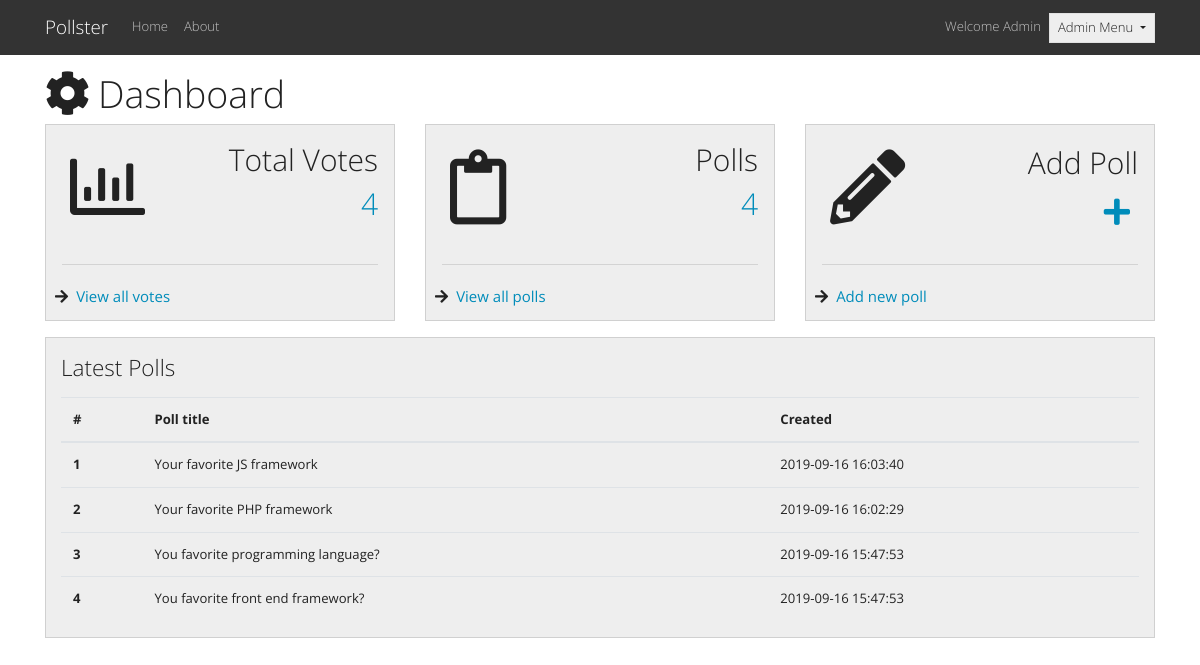
Screenshot of /admins/index (signed in) with the database file from the repository.
### tables this page shows
CREATE TABLE `poll` (
  `id` int(11) NOT NULL,
  `title` varchar(100) NOT NULL,
  `q1` varchar(50) NOT NULL,
  `q2` varchar(50) NOT NULL,
  `q3` varchar(50) NOT NULL,
  `admin_id` int(10) NOT NULL,
  `created_at` datetime NOT NULL DEFAULT CURRENT_TIMESTAMP
);

### app/controllers/Admins.php (called while the page is built, shortened)
<?php
  class Admins extends Controller {
    public function __construct(){
      $this->pollModel = $this->model('Poll');
    }
   public function index(){
      $data = $this->pollModel->getLatestPolls();
      $pollNum = $this->pollModel->getAllPollsCount();
      $totalVotes = $this->pollModel->getTotalVotesCount();
      $data = [
        'data' => $data,
        'pollNum' => $pollNum,
        'totalVotes' => $totalVotes
      ];
      $this->view('admins/index', $data);
    }
  }

### app/libraries/Core.php (called while the page is built, shortened)
<?php
  class Core {
    protected $currentMethod = 'index';
    public function __construct(){
      $url = $this->getUrl();
      if(file_exists('../app/controllers/' . ucwords($url[0]). '.php')){
        unset($url[0]);
      }
      $this->currentController = new $this->currentController;
      if(isset($url[1])){
        if(method_exists($this->currentController, $url[1])){
          $this->currentMethod = $url[1];
          unset($url[1]);
        }
      }
      $this->params = $url ? array_values($url) : [];
      call_user_func_array([$this->currentController, $this->currentMethod], $this->params);
    }
    public function getUrl(){
      if(isset($_GET['url'])){
        $url = rtrim($_GET['url'], '/');
        $url = filter_var($url, FILTER_SANITIZE_URL);
        $url = explode('/', $url);
        return $url;
      }
    }
  }

### public/index.php (called while the page is built, shortened)
<?php
  $init = new Core;

### app/libraries/Database.php (called while the page is built, shortened)
<?php
  class Database {
    private $host = DB_HOST;
    private $user = DB_USER;
    private $pass = DB_PASS;
    private $dbname = DB_NAME;
    private $dbh;
    private $stmt;
    public function __construct(){
      $dsn = 'mysql:host=' . $this->host . ';dbname=' . $this->dbname;
      $options = array(
        PDO::ATTR_PERSISTENT => true,
        PDO::ATTR_ERRMODE => PDO::ERRMODE_EXCEPTION
      );
      try{
        $this->dbh = new PDO($dsn, $this->user, $this->pass, $options);
      } catch(PDOException $e){
        $this->error = $e->getMessage();
        echo $this->error;
      }
    }
    public function query($sql){
      $this->stmt = $this->dbh->prepare($sql);
    }
    public function execute(){
      return $this->stmt->execute();
    }
    public function resultSet(){
      $this->execute();
      return $this->stmt->fetchAll(PDO::FETCH_OBJ);
    }
  }

### app/models/Poll.php (called while the page is built, shortened)
<?php
  class Poll {
    private $db;
    public function __construct(){
      $this->db = new Database;
    }
     public function getLatestPolls(){
      $this->db->query('SELECT title, created_at FROM poll ORDER BY created_at DESC LIMIT 5');
        $results = $this->db->resultSet();
        return $results;
     }
     public function getAllPollsCount(){
        $this->db->query('SELECT COUNT(*) AS count FROM poll');
        $count = $this->db->resultSet();
        return $count;
     }
     public function getTotalVotesCount(){
        $this->db->query('SELECT SUM(q1_v + q2_v +q3_v) AS sum FROM poll_votes');
        $sum = $this->db->resultSet();
        return $sum;
     }
}

### app/views/admins/index.php (the view)
<?php require APPROOT . '/views/inc/header.php';
?>
<?php if(!isset($_SESSION['admin_name'])): ?>
  <?php redirect('polls'); ?>
<?php else: ?>
  <div class="container">
    <div class="row">
      <i class="fas fa-cog fa-3x mr-2"></i> <h1> Dashboard</h1>
      <div class="card-deck">
      <div class="card bg-light"  style="width: 22rem;">
      <div class="row align-items-center">
          <div class="col-md-3">
              <i class="p-4 far fa-chart-bar fa-5x"></i>
          </div>
          <div class="col-md-9 ml-auto">
            <h2 class="text-right mr-3">Total Votes</h2>
            <h2 class="text-right mr-3"><a href="#">
            <?php
            foreach ($data['totalVotes'] as $totalVotes ) {
                echo $totalVotes->sum;
              }
            ?>
            </a></h2>
          </div>
      </div>
        <div class="hr"></div>
        <div class="row align-items-center">
          <i class="pl-4 pb-3 p-2 fas fa-arrow-right"></i>
          <a class="pb-2" href="<?php echo URLROOT; ?>/admins/allVotes">View all votes</a>
        </div>
      </div>
      <div class="card bg-light"  style="width: 22rem;">
      <div class="row align-items-center">
          <div class="col-md-3">
              <i class="p-4 far fa-clipboard fa-5x"></i>
          </div>
          <div class="col-md-9 ml-auto">
            <h2 class="text-right mr-3">Polls</h2>
            <h2 class="text-right mr-3"><a href="<?php echo URLROOT; ?>/polls/home">
            <?php
            foreach ($data['pollNum'] as $pollNum ) {
                echo $pollNum->count;
              }
            ?>
            </a></h2>
          </div>
      </div>
        <div class="hr"></div>
        <div class="row align-items-center">
          <i class="pl-4 pb-3 p-2 fas fa-arrow-right"></i>
            <a class="pb-2" href="<?php echo URLROOT; ?>/polls/home">View all polls</a>
        </div>
      </div>
      <div class="card bg-light"  style="width: 22rem;">
      <div class="row align-items-center">
          <div class="col-md-3">
            <i class="p-4 fas fa-pencil-alt fa-5x"></i>
          </div>
          <div class="col-md-9 ml-auto">
            <h2 class="text-right mr-3 mt-3">Add Poll</h2>
            <h2 class="text-right mr-3">
              <a href="<?php echo URLROOT; ?>/polls/add">
                <i class="p-2 fas fa-plus"></i></a>
            </h2>
          </div>
      </div>
      <div class="hr"></div>
      <div class="row align-items-center">
        <i class="pl-4 pb-3 p-2 fas fa-arrow-right"></i>
          <a class="pb-2" href="<?php echo URLROOT; ?>/polls/add">Add new poll</a>
      </div>
      </div>
    </div>
    </div>
  </div>
  <div class="container">
  <div class="row mt-3 mb-5">
    <div class="card bg-light col-md-12">
    <h4 class="my-3">Latest Polls</h4>
      <table class="table table-lg">
        <thead>
          <tr>
            <th scope="col">#</th>
            <th scope="col">Poll title</th>
            <th scope="col">Created</th>
          </tr>
        </thead>
        <tbody>
        <?php $no = 0; ?>
        <?php foreach($data['data'] as $data) { ?>
        <?php $no++; ?>
          <tr>
            <th scope="row"><?php echo $no; ?></th>
            <td><?php echo $data->title; ?></td>
            <td><?php echo $data->created_at; ?></td>
          </tr>
        <?php } ?>
        </tbody>
      </table>
  </div>
  </div>
  </div>
<?php endif; ?>
<?php require APPROOT . '/views/inc/footer.php'; ?>

### public/css/style.css (style rules this page uses)
.hr { width: auto; height: 1px; background: lightgray; margin-bottom: 10px; margin: 1rem; }

### rows the page displays
poll: title "Your favorite JS framework", created_at "2019-09-16 16:03:40"
poll: title "Your favorite PHP framework", created_at "2019-09-16 16:02:29"
poll: title "You favorite programming language?", created_at "2019-09-16 15:47:53"
poll: title "You favorite front end framework?", created_at "2019-09-16 15:47:53"

### other values shown
SITENAME "Pollster"
$_SESSION['admin_name'] "Admin"
$totalVotes->sum "4"
$pollNum->count "4"
